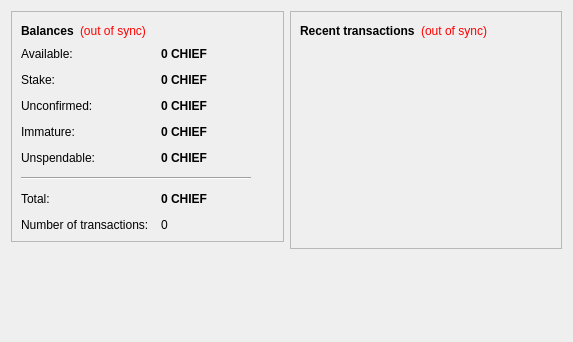
<?xml version="1.0" encoding="UTF-8"?>
<ui version="4.0">
 <class>OverviewPage</class>
 <widget class="QWidget" name="OverviewPage">
  <property name="geometry">
   <rect>
    <x>0</x>
    <y>0</y>
    <width>573</width>
    <height>342</height>
   </rect>
  </property>
  <property name="windowTitle">
   <string>Form</string>
  </property>
  <layout class="QHBoxLayout" name="horizontalLayout" stretch="1,1">
   <item>
    <layout class="QVBoxLayout" name="verticalLayout_2">
     <item>
      <widget class="QFrame" name="frame">
       <property name="frameShape">
        <enum>QFrame::StyledPanel</enum>
       </property>
       <property name="frameShadow">
        <enum>QFrame::Raised</enum>
       </property>
       <layout class="QVBoxLayout" name="verticalLayout_4">
        <item>
         <layout class="QHBoxLayout" name="horizontalLayout_4">
          <item>
           <widget class="QLabel" name="label_5">
            <property name="font">
             <font>
              <weight>75</weight>
              <bold>true</bold>
             </font>
            </property>
            <property name="text">
             <string>Balances</string>
            </property>
           </widget>
          </item>
          <item>
           <widget class="QLabel" name="labelWalletStatus">
            <property name="toolTip">
             <string>The displayed information may be out of date. Your wallet automatically synchronizes with the TheChiefCoin network after a connection is established, but this process has not completed yet.</string>
            </property>
            <property name="styleSheet">
             <string notr="true">QLabel { color: red; }</string>
            </property>
            <property name="text">
             <string notr="true">(out of sync)</string>
            </property>
            <property name="alignment">
             <set>Qt::AlignLeading|Qt::AlignLeft|Qt::AlignVCenter</set>
            </property>
           </widget>
          </item>
          <item>
           <spacer name="horizontalSpacer_2">
            <property name="orientation">
             <enum>Qt::Horizontal</enum>
            </property>
            <property name="sizeHint" stdset="0">
             <size>
              <width>40</width>
              <height>20</height>
             </size>
            </property>
           </spacer>
          </item>
         </layout>
        </item>
        <item>
         <layout class="QFormLayout" name="formLayout_2">
          <property name="fieldGrowthPolicy">
           <enum>QFormLayout::AllNonFixedFieldsGrow</enum>
          </property>
          <property name="horizontalSpacing">
           <number>12</number>
          </property>
          <property name="verticalSpacing">
           <number>12</number>
          </property>
          <item row="0" column="0">
           <widget class="QLabel" name="labelAvailableText">
            <property name="toolTip">
             <string>Your current available balance</string>
            </property>
            <property name="text">
             <string>Available:</string>
            </property>
           </widget>
          </item>
          <item row="0" column="1">
           <widget class="QLabel" name="labelAvailable">
            <property name="font">
             <font>
              <weight>75</weight>
              <bold>true</bold>
             </font>
            </property>
            <property name="cursor">
             <cursorShape>IBeamCursor</cursorShape>
            </property>
            <property name="toolTip">
             <string>Your current available balance</string>
            </property>
            <property name="text">
             <string notr="true">0 CHIEF</string>
            </property>
            <property name="alignment">
             <set>Qt::AlignLeading|Qt::AlignLeft|Qt::AlignVCenter</set>
            </property>
            <property name="textInteractionFlags">
             <set>Qt::LinksAccessibleByMouse|Qt::TextSelectableByKeyboard|Qt::TextSelectableByMouse</set>
            </property>
           </widget>
          </item>
          <item row="1" column="0">
           <widget class="QLabel" name="label_6">
            <property name="toolTip">
             <string>Total of coins that was staked, and do not yet count toward the current balance</string>
            </property>
            <property name="text">
             <string>Stake:</string>
            </property>
           </widget>
          </item>
          <item row="1" column="1">
           <widget class="QLabel" name="labelStake">
            <property name="font">
             <font>
              <weight>75</weight>
              <bold>true</bold>
             </font>
            </property>
            <property name="cursor">
             <cursorShape>IBeamCursor</cursorShape>
            </property>
            <property name="toolTip">
             <string>Total of coins that was staked, and do not yet count toward the current balance</string>
            </property>
            <property name="text">
             <string notr="true">0 CHIEF</string>
            </property>
            <property name="alignment">
             <set>Qt::AlignLeading|Qt::AlignLeft|Qt::AlignVCenter</set>
            </property>
            <property name="textInteractionFlags">
             <set>Qt::LinksAccessibleByMouse|Qt::TextSelectableByKeyboard|Qt::TextSelectableByMouse</set>
            </property>
           </widget>
          </item>
          <item row="2" column="0">
           <widget class="QLabel" name="label_3">
            <property name="toolTip">
             <string>Total of transactions that have yet to be confirmed, and do not yet count toward the current balance</string>
            </property>
            <property name="text">
             <string>Unconfirmed:</string>
            </property>
           </widget>
          </item>
          <item row="2" column="1">
           <widget class="QLabel" name="labelUnconfirmed">
            <property name="font">
             <font>
              <weight>75</weight>
              <bold>true</bold>
             </font>
            </property>
            <property name="cursor">
             <cursorShape>IBeamCursor</cursorShape>
            </property>
            <property name="toolTip">
             <string>Total of transactions that have yet to be confirmed, and do not yet count toward the current balance</string>
            </property>
            <property name="text">
             <string notr="true">0 CHIEF</string>
            </property>
            <property name="alignment">
             <set>Qt::AlignLeading|Qt::AlignLeft|Qt::AlignVCenter</set>
            </property>
            <property name="textInteractionFlags">
             <set>Qt::LinksAccessibleByMouse|Qt::TextSelectableByKeyboard|Qt::TextSelectableByMouse</set>
            </property>
           </widget>
          </item>
          <item row="3" column="0">
           <widget class="QLabel" name="labelImmatureText">
            <property name="toolTip">
             <string>Mined balance that has not yet matured</string>
            </property>
            <property name="text">
             <string>Immature:</string>
            </property>
           </widget>
          </item>
          <item row="3" column="1">
           <widget class="QLabel" name="labelImmature">
            <property name="font">
             <font>
              <weight>75</weight>
              <bold>true</bold>
             </font>
            </property>
            <property name="toolTip">
             <string>Mined balance that has not yet matured</string>
            </property>
            <property name="text">
             <string notr="true">0 CHIEF</string>
            </property>
            <property name="alignment">
             <set>Qt::AlignLeading|Qt::AlignLeft|Qt::AlignVCenter</set>
            </property>
            <property name="textInteractionFlags">
             <set>Qt::LinksAccessibleByMouse|Qt::TextSelectableByKeyboard|Qt::TextSelectableByMouse</set>
            </property>
           </widget>
          </item>
          <item row="4" column="0">
           <widget class="QLabel" name="labelBalanceWatchOnlyText">
            <property name="toolTip">
             <string>Your unspendable balance</string>
            </property>
            <property name="text">
             <string>Unspendable:</string>
            </property>
           </widget>
          </item>
          <item row="4" column="1">
           <widget class="QLabel" name="labelBalanceWatchOnly">
            <property name="font">
             <font>
              <weight>75</weight>
              <bold>true</bold>
             </font>
            </property>
            <property name="cursor">
             <cursorShape>IBeamCursor</cursorShape>
            </property>
            <property name="toolTip">
             <string>Your unspendable balance</string>
            </property>
            <property name="text">
             <string notr="true">0 CHIEF</string>
            </property>
            <property name="alignment">
             <set>Qt::AlignLeading|Qt::AlignLeft|Qt::AlignVCenter</set>
            </property>
            <property name="textInteractionFlags">
             <set>Qt::LinksAccessibleByMouse|Qt::TextSelectableByKeyboard|Qt::TextSelectableByMouse</set>
            </property>
           </widget>
          </item>
          <item row="5" column="0" colspan="2">
           <widget class="Line" name="line">
            <property name="maximumSize">
             <size>
              <width>230</width>
              <height>16777215</height>
             </size>
            </property>
            <property name="orientation">
             <enum>Qt::Horizontal</enum>
            </property>
           </widget>
          </item>
          <item row="6" column="0">
           <widget class="QLabel" name="labelTotalText">
            <property name="toolTip">
             <string>Your current total balance</string>
            </property>
            <property name="text">
             <string>Total:</string>
            </property>
           </widget>
          </item>
          <item row="6" column="1">
           <widget class="QLabel" name="labelTotal">
            <property name="font">
             <font>
              <weight>75</weight>
              <bold>true</bold>
             </font>
            </property>
            <property name="toolTip">
             <string>Your current total balance</string>
            </property>
            <property name="text">
             <string notr="true">0 CHIEF</string>
            </property>
            <property name="alignment">
             <set>Qt::AlignLeading|Qt::AlignLeft|Qt::AlignVCenter</set>
            </property>
            <property name="textInteractionFlags">
             <set>Qt::LinksAccessibleByMouse|Qt::TextSelectableByKeyboard|Qt::TextSelectableByMouse</set>
            </property>
           </widget>
          </item>
          <item row="7" column="0">
           <widget class="QLabel" name="label_2">
            <property name="toolTip">
             <string>Total number of transactions in wallet</string>
            </property>
            <property name="text">
             <string>Number of transactions:</string>
            </property>
           </widget>
          </item>
          <item row="7" column="1">
           <widget class="QLabel" name="labelNumTransactions">
            <property name="toolTip">
             <string>Total number of transactions in wallet</string>
            </property>
            <property name="text">
             <string notr="true">0</string>
            </property>
           </widget>
          </item>
         </layout>
        </item>
       </layout>
      </widget>
     </item>
     <item>
      <spacer name="verticalSpacer">
       <property name="orientation">
        <enum>Qt::Vertical</enum>
       </property>
       <property name="sizeHint" stdset="0">
        <size>
         <width>20</width>
         <height>40</height>
        </size>
       </property>
      </spacer>
     </item>
    </layout>
   </item>
   <item>
    <layout class="QVBoxLayout" name="verticalLayout_3">
     <item>
      <widget class="QFrame" name="frame_2">
       <property name="frameShape">
        <enum>QFrame::StyledPanel</enum>
       </property>
       <property name="frameShadow">
        <enum>QFrame::Raised</enum>
       </property>
       <layout class="QVBoxLayout" name="verticalLayout">
        <item>
         <layout class="QHBoxLayout" name="horizontalLayout_2">
          <item>
           <widget class="QLabel" name="label_4">
            <property name="text">
             <string>&lt;b&gt;Recent transactions&lt;/b&gt;</string>
            </property>
           </widget>
          </item>
          <item>
           <widget class="QLabel" name="labelTransactionsStatus">
            <property name="toolTip">
             <string>The displayed information may be out of date. Your wallet automatically synchronizes with the TheChiefCoin network after a connection is established, but this process has not completed yet.</string>
            </property>
            <property name="styleSheet">
             <string notr="true">QLabel { color: red; }</string>
            </property>
            <property name="text">
             <string notr="true">(out of sync)</string>
            </property>
            <property name="alignment">
             <set>Qt::AlignRight|Qt::AlignTrailing|Qt::AlignVCenter</set>
            </property>
           </widget>
          </item>
          <item>
           <spacer name="horizontalSpacer">
            <property name="orientation">
             <enum>Qt::Horizontal</enum>
            </property>
            <property name="sizeHint" stdset="0">
             <size>
              <width>40</width>
              <height>20</height>
             </size>
            </property>
           </spacer>
          </item>
         </layout>
        </item>
        <item>
         <widget class="QListView" name="listTransactions">
          <property name="styleSheet">
           <string notr="true">QListView { background: transparent; }</string>
          </property>
          <property name="frameShape">
           <enum>QFrame::NoFrame</enum>
          </property>
          <property name="verticalScrollBarPolicy">
           <enum>Qt::ScrollBarAlwaysOff</enum>
          </property>
          <property name="horizontalScrollBarPolicy">
           <enum>Qt::ScrollBarAlwaysOff</enum>
          </property>
          <property name="selectionMode">
           <enum>QAbstractItemView::NoSelection</enum>
          </property>
         </widget>
        </item>
       </layout>
      </widget>
     </item>
     <item>
      <spacer name="verticalSpacer_2">
       <property name="orientation">
        <enum>Qt::Vertical</enum>
       </property>
       <property name="sizeHint" stdset="0">
        <size>
         <width>20</width>
         <height>40</height>
        </size>
       </property>
      </spacer>
     </item>
    </layout>
   </item>
  </layout>
 </widget>
 <resources/>
 <connections/>
</ui>
